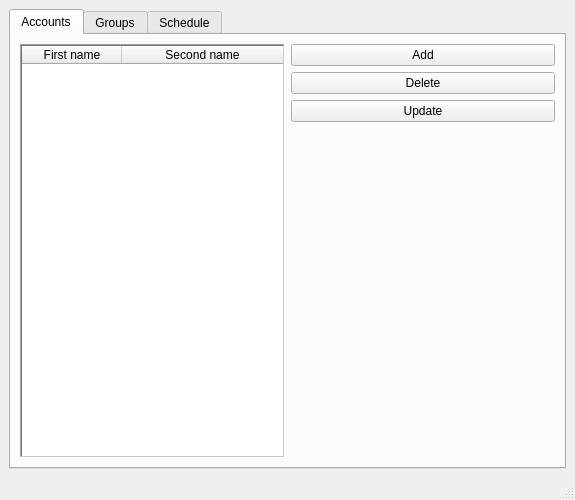
<?xml version="1.0" encoding="UTF-8"?>
<ui version="4.0">
 <class>AdminWindow</class>
 <widget class="QMainWindow" name="AdminWindow">
  <property name="geometry">
   <rect>
    <x>0</x>
    <y>0</y>
    <width>575</width>
    <height>500</height>
   </rect>
  </property>
  <property name="windowTitle">
   <string>MainWindow</string>
  </property>
  <widget class="QWidget" name="centralwidget">
   <layout class="QHBoxLayout" name="horizontalLayout_3">
    <item>
     <widget class="QTabWidget" name="tabWidget">
      <property name="currentIndex">
       <number>0</number>
      </property>
      <widget class="QWidget" name="tabAccounts">
       <property name="autoFillBackground">
        <bool>false</bool>
       </property>
       <attribute name="title">
        <string>Accounts</string>
       </attribute>
       <layout class="QHBoxLayout" name="horizontalLayout_2" stretch="1,1">
        <item>
         <widget class="AccountsTable" name="tableWidget">
          <property name="autoFillBackground">
           <bool>true</bool>
          </property>
          <property name="frameShape">
           <enum>QFrame::WinPanel</enum>
          </property>
          <property name="frameShadow">
           <enum>QFrame::Sunken</enum>
          </property>
          <property name="lineWidth">
           <number>3</number>
          </property>
          <property name="midLineWidth">
           <number>3</number>
          </property>
          <property name="editTriggers">
           <set>QAbstractItemView::NoEditTriggers</set>
          </property>
          <property name="alternatingRowColors">
           <bool>false</bool>
          </property>
          <property name="selectionMode">
           <enum>QAbstractItemView::SingleSelection</enum>
          </property>
          <property name="selectionBehavior">
           <enum>QAbstractItemView::SelectRows</enum>
          </property>
          <property name="gridStyle">
           <enum>Qt::SolidLine</enum>
          </property>
          <property name="sortingEnabled">
           <bool>true</bool>
          </property>
          <property name="cornerButtonEnabled">
           <bool>true</bool>
          </property>
          <attribute name="horizontalHeaderVisible">
           <bool>true</bool>
          </attribute>
          <attribute name="horizontalHeaderStretchLastSection">
           <bool>true</bool>
          </attribute>
          <attribute name="verticalHeaderVisible">
           <bool>false</bool>
          </attribute>
          <attribute name="verticalHeaderStretchLastSection">
           <bool>false</bool>
          </attribute>
          <column>
           <property name="text">
            <string>First name</string>
           </property>
          </column>
          <column>
           <property name="text">
            <string>Second name</string>
           </property>
          </column>
         </widget>
        </item>
        <item>
         <layout class="QVBoxLayout" name="verticalLayout">
          <item>
           <layout class="QVBoxLayout" name="verticalLayout_2" stretch="0,0,0">
            <item>
             <widget class="QPushButton" name="AddButton">
              <property name="text">
               <string>Add</string>
              </property>
             </widget>
            </item>
            <item>
             <widget class="QPushButton" name="DeleteButton">
              <property name="text">
               <string>Delete</string>
              </property>
             </widget>
            </item>
            <item>
             <widget class="QPushButton" name="UpdateButton">
              <property name="text">
               <string>Update</string>
              </property>
             </widget>
            </item>
           </layout>
          </item>
          <item>
           <widget class="DisplayAccountWidget" name="AccountDisp" native="true"/>
          </item>
         </layout>
        </item>
       </layout>
      </widget>
      <widget class="QWidget" name="tabGroups">
       <attribute name="title">
        <string>Groups</string>
       </attribute>
       <layout class="QHBoxLayout" name="horizontalLayout_4">
        <item>
         <layout class="QVBoxLayout" name="verticalLayout_3">
          <item>
           <widget class="GroupsDBTable" name="GroupsTable">
            <property name="frameShape">
             <enum>QFrame::WinPanel</enum>
            </property>
            <property name="lineWidth">
             <number>3</number>
            </property>
            <property name="midLineWidth">
             <number>3</number>
            </property>
            <property name="selectionMode">
             <enum>QAbstractItemView::SingleSelection</enum>
            </property>
            <property name="selectionBehavior">
             <enum>QAbstractItemView::SelectRows</enum>
            </property>
            <attribute name="horizontalHeaderStretchLastSection">
             <bool>true</bool>
            </attribute>
            <attribute name="verticalHeaderVisible">
             <bool>false</bool>
            </attribute>
            <column>
             <property name="text">
              <string>Name</string>
             </property>
            </column>
           </widget>
          </item>
          <item>
           <layout class="QVBoxLayout" name="verticalLayout_4">
            <item>
             <widget class="QPushButton" name="AddGroup">
              <property name="text">
               <string>Add</string>
              </property>
             </widget>
            </item>
            <item>
             <widget class="QPushButton" name="DeleteGroup">
              <property name="text">
               <string>Delete</string>
              </property>
             </widget>
            </item>
            <item>
             <widget class="QPushButton" name="UpdateGroup">
              <property name="text">
               <string>Update</string>
              </property>
             </widget>
            </item>
           </layout>
          </item>
          <item>
           <layout class="QFormLayout" name="formLayout">
            <property name="leftMargin">
             <number>3</number>
            </property>
            <property name="topMargin">
             <number>3</number>
            </property>
            <property name="rightMargin">
             <number>3</number>
            </property>
            <property name="bottomMargin">
             <number>3</number>
            </property>
            <item row="0" column="0">
             <widget class="QLabel" name="label">
              <property name="text">
               <string>Name</string>
              </property>
             </widget>
            </item>
            <item row="0" column="1">
             <widget class="QLineEdit" name="GroupNameEdit"/>
            </item>
            <item row="1" column="0">
             <widget class="QLabel" name="label_2">
              <property name="text">
               <string>Curator</string>
              </property>
             </widget>
            </item>
            <item row="1" column="1">
             <widget class="QComboBox" name="CuratorComboBox"/>
            </item>
           </layout>
          </item>
         </layout>
        </item>
        <item>
         <widget class="GroupedAccountsTable" name="GroupedAccs">
          <property name="frameShape">
           <enum>QFrame::WinPanel</enum>
          </property>
          <property name="lineWidth">
           <number>3</number>
          </property>
          <property name="midLineWidth">
           <number>3</number>
          </property>
          <property name="dragDropMode">
           <enum>QAbstractItemView::DragDrop</enum>
          </property>
          <property name="selectionMode">
           <enum>QAbstractItemView::SingleSelection</enum>
          </property>
          <property name="selectionBehavior">
           <enum>QAbstractItemView::SelectRows</enum>
          </property>
          <attribute name="horizontalHeaderStretchLastSection">
           <bool>true</bool>
          </attribute>
          <attribute name="verticalHeaderVisible">
           <bool>false</bool>
          </attribute>
          <column>
           <property name="text">
            <string>First name</string>
           </property>
          </column>
          <column>
           <property name="text">
            <string>Second name</string>
           </property>
          </column>
         </widget>
        </item>
        <item>
         <widget class="UngroupedAccountsTable" name="NotAssignedAccs">
          <property name="frameShape">
           <enum>QFrame::WinPanel</enum>
          </property>
          <property name="lineWidth">
           <number>3</number>
          </property>
          <property name="midLineWidth">
           <number>3</number>
          </property>
          <property name="dragDropMode">
           <enum>QAbstractItemView::DragDrop</enum>
          </property>
          <property name="selectionMode">
           <enum>QAbstractItemView::SingleSelection</enum>
          </property>
          <property name="selectionBehavior">
           <enum>QAbstractItemView::SelectRows</enum>
          </property>
          <attribute name="horizontalHeaderStretchLastSection">
           <bool>true</bool>
          </attribute>
          <attribute name="verticalHeaderVisible">
           <bool>false</bool>
          </attribute>
          <column>
           <property name="text">
            <string>First name</string>
           </property>
          </column>
          <column>
           <property name="text">
            <string>Second name</string>
           </property>
          </column>
         </widget>
        </item>
       </layout>
      </widget>
      <widget class="QWidget" name="tabSchedule">
       <attribute name="title">
        <string>Schedule</string>
       </attribute>
       <layout class="QHBoxLayout" name="horizontalLayout" stretch="1,1,1,1">
        <item>
         <widget class="TeachersTable" name="TaeachersTable">
          <property name="frameShape">
           <enum>QFrame::WinPanel</enum>
          </property>
          <property name="lineWidth">
           <number>3</number>
          </property>
          <property name="midLineWidth">
           <number>3</number>
          </property>
          <property name="autoScroll">
           <bool>false</bool>
          </property>
          <property name="editTriggers">
           <set>QAbstractItemView::NoEditTriggers</set>
          </property>
          <property name="selectionMode">
           <enum>QAbstractItemView::SingleSelection</enum>
          </property>
          <property name="selectionBehavior">
           <enum>QAbstractItemView::SelectRows</enum>
          </property>
          <attribute name="horizontalHeaderStretchLastSection">
           <bool>true</bool>
          </attribute>
          <attribute name="verticalHeaderVisible">
           <bool>false</bool>
          </attribute>
          <column>
           <property name="text">
            <string>First name</string>
           </property>
          </column>
          <column>
           <property name="text">
            <string>Second name</string>
           </property>
          </column>
         </widget>
        </item>
        <item>
         <layout class="QVBoxLayout" name="verticalLayout_5">
          <item>
           <widget class="PosibleLessonsTable" name="ClassesTable">
            <property name="frameShape">
             <enum>QFrame::WinPanel</enum>
            </property>
            <property name="lineWidth">
             <number>3</number>
            </property>
            <property name="midLineWidth">
             <number>3</number>
            </property>
            <property name="editTriggers">
             <set>QAbstractItemView::NoEditTriggers</set>
            </property>
            <property name="dragDropMode">
             <enum>QAbstractItemView::DragDrop</enum>
            </property>
            <property name="selectionMode">
             <enum>QAbstractItemView::SingleSelection</enum>
            </property>
            <property name="selectionBehavior">
             <enum>QAbstractItemView::SelectRows</enum>
            </property>
            <attribute name="horizontalHeaderStretchLastSection">
             <bool>true</bool>
            </attribute>
            <attribute name="verticalHeaderVisible">
             <bool>false</bool>
            </attribute>
            <column>
             <property name="text">
              <string>Сlasses</string>
             </property>
            </column>
           </widget>
          </item>
          <item>
           <widget class="QPushButton" name="AddClass">
            <property name="text">
             <string>Add</string>
            </property>
           </widget>
          </item>
          <item>
           <widget class="QPushButton" name="DeleteClass">
            <property name="text">
             <string>Delete</string>
            </property>
           </widget>
          </item>
          <item>
           <layout class="QFormLayout" name="formLayout_2">
            <item row="0" column="0">
             <widget class="QLabel" name="label_3">
              <property name="text">
               <string>Name</string>
              </property>
             </widget>
            </item>
            <item row="0" column="1">
             <widget class="QLineEdit" name="ClassEdit"/>
            </item>
           </layout>
          </item>
         </layout>
        </item>
        <item>
         <layout class="QVBoxLayout" name="verticalLayout_6" stretch="2,1">
          <item>
           <widget class="ScheduleTable" name="SchedulesTable">
            <property name="frameShape">
             <enum>QFrame::WinPanel</enum>
            </property>
            <property name="lineWidth">
             <number>3</number>
            </property>
            <property name="midLineWidth">
             <number>3</number>
            </property>
            <property name="verticalScrollBarPolicy">
             <enum>Qt::ScrollBarAlwaysOff</enum>
            </property>
            <property name="horizontalScrollBarPolicy">
             <enum>Qt::ScrollBarAlwaysOff</enum>
            </property>
            <property name="sizeAdjustPolicy">
             <enum>QAbstractScrollArea::AdjustToContents</enum>
            </property>
            <property name="editTriggers">
             <set>QAbstractItemView::NoEditTriggers</set>
            </property>
            <property name="dragDropMode">
             <enum>QAbstractItemView::DragDrop</enum>
            </property>
            <property name="selectionMode">
             <enum>QAbstractItemView::SingleSelection</enum>
            </property>
            <property name="selectionBehavior">
             <enum>QAbstractItemView::SelectRows</enum>
            </property>
            <attribute name="horizontalHeaderStretchLastSection">
             <bool>true</bool>
            </attribute>
            <attribute name="verticalHeaderVisible">
             <bool>false</bool>
            </attribute>
            <column>
             <property name="text">
              <string>Time</string>
             </property>
            </column>
            <column>
             <property name="text">
              <string>Class</string>
             </property>
            </column>
           </widget>
          </item>
          <item>
           <widget class="QCalendarWidget" name="Calendar">
            <property name="gridVisible">
             <bool>false</bool>
            </property>
           </widget>
          </item>
         </layout>
        </item>
        <item>
         <widget class="GroupsDBTable" name="GroupsTableSch">
          <property name="frameShape">
           <enum>QFrame::WinPanel</enum>
          </property>
          <property name="lineWidth">
           <number>3</number>
          </property>
          <property name="midLineWidth">
           <number>3</number>
          </property>
          <property name="editTriggers">
           <set>QAbstractItemView::NoEditTriggers</set>
          </property>
          <property name="selectionMode">
           <enum>QAbstractItemView::SingleSelection</enum>
          </property>
          <property name="selectionBehavior">
           <enum>QAbstractItemView::SelectRows</enum>
          </property>
          <attribute name="horizontalHeaderStretchLastSection">
           <bool>true</bool>
          </attribute>
          <attribute name="verticalHeaderVisible">
           <bool>false</bool>
          </attribute>
          <attribute name="verticalHeaderStretchLastSection">
           <bool>false</bool>
          </attribute>
          <column>
           <property name="text">
            <string>Name</string>
           </property>
          </column>
         </widget>
        </item>
       </layout>
      </widget>
     </widget>
    </item>
   </layout>
  </widget>
  <widget class="QMenuBar" name="menubar">
   <property name="geometry">
    <rect>
     <x>0</x>
     <y>0</y>
     <width>575</width>
     <height>21</height>
    </rect>
   </property>
  </widget>
  <widget class="QStatusBar" name="statusbar"/>
 </widget>
 <customwidgets>
  <customwidget>
   <class>AccountsTable</class>
   <extends>QTableWidget</extends>
   <header>mytable.h</header>
  </customwidget>
  <customwidget>
   <class>DisplayAccountWidget</class>
   <extends>QWidget</extends>
   <header>displaywidgets.h</header>
   <container>1</container>
  </customwidget>
  <customwidget>
   <class>UngroupedAccountsTable</class>
   <extends>QTableWidget</extends>
   <header>mytable.h</header>
  </customwidget>
  <customwidget>
   <class>GroupedAccountsTable</class>
   <extends>QTableWidget</extends>
   <header>mytable.h</header>
  </customwidget>
  <customwidget>
   <class>GroupsDBTable</class>
   <extends>QTableWidget</extends>
   <header>mytable.h</header>
  </customwidget>
  <customwidget>
   <class>TeachersTable</class>
   <extends>QTableWidget</extends>
   <header>mytable.h</header>
  </customwidget>
  <customwidget>
   <class>PosibleLessonsTable</class>
   <extends>QTableWidget</extends>
   <header>mytable.h</header>
  </customwidget>
  <customwidget>
   <class>ScheduleTable</class>
   <extends>QTableWidget</extends>
   <header>mytable.h</header>
  </customwidget>
 </customwidgets>
 <resources/>
 <connections/>
</ui>
